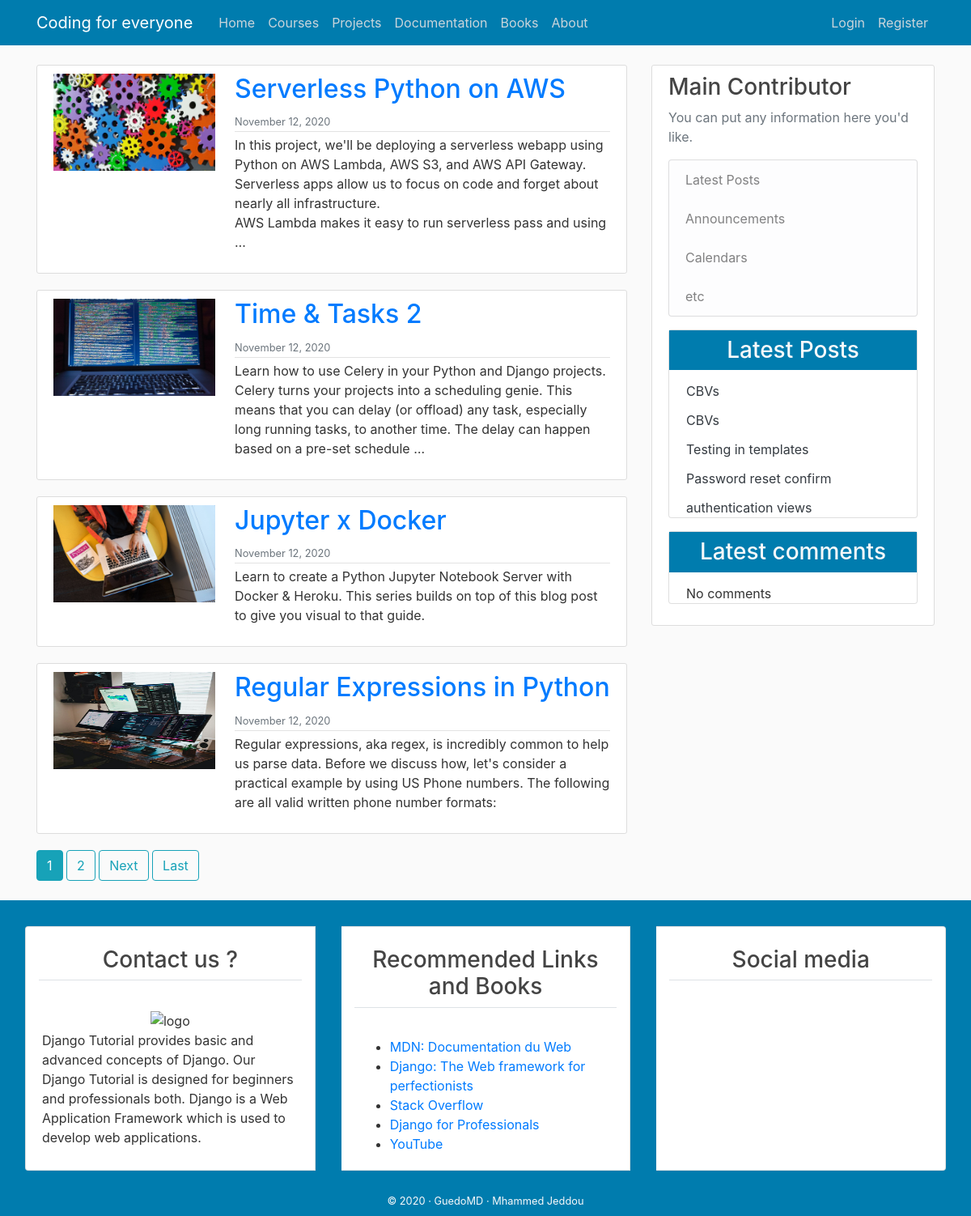
The app's page /project/ with its own data.
### blog/models.py (models this page shows, shortened)
class Project(models.Model):
    user=models.ForeignKey(User,on_delete=models.CASCADE)
    title = models.CharField(max_length=50)
    content=models.TextField()
    img=models.ImageField(upload_to='post_img/',default='post_img/default.png')
    created = models.DateTimeField(default=timezone.now())

class Post(models.Model):
    title = models.CharField(max_length=100)
    content = models.TextField()
    date_posted = models.DateTimeField(default=timezone.now)
    author = models.ForeignKey(User, on_delete=models.CASCADE)
    class Meta :
        ordering = ('-date_posted',)

### blog/views.py (the view)
# urls.py: path('project/', ProjectListView.as_view(), name='allPosts'),
class ProjectListView(ListView):
    model = Project
    template_name = 'blog/allposts.html'  # <app>/<model>_<viewtype>.html
    context_object_name = 'allposts'
    ordering = ['-created']
    paginate_by = 4

### blog/templatetags/post_tag.py (called while the page is built)
@register.inclusion_tag('blog/latest_posts.html')  #decorator
def latest_posts() : #simple python function
    context ={
        'l_posts' :Post.objects.all()[0:5]
    }
    return context

### blog/templates/blog/allposts.html (shortened to what this page needs)
{% extends "blog/base.html" %}
{% block content %}
{% for post in allposts %}
<article class="media content-section">
    <img class="custom mr-4" src="{{ post.img.url }}" alt=" logo " width="200px" height="120">
    <div class="media-body">
      <div class="article-metadata">
        <h2 > <a  class="card-title"  href="" >{{post.title}}</a> </h2>
        <small class="text-muted">{{ post.created|date:"F d, Y" }}</small>
      </div>
      <p class="article-content">{{post.content |safe|truncatewords_html:45}}</p>
    </div>
  </article>
  {% endfor %}
{% if is_paginated %}
      {% for num in page_obj.paginator.page_range %}
        {% if page_obj.number == num %}
          <a class="btn btn-info mb-4" href="?page={{ num }}">{{ num }}</a>
        {% elif num > page_obj.number|add:'-3' and num < page_obj.number|add:'3' %}
          <a class="btn btn-outline-info mb-4" href="?page={{ num }}">{{ num }}</a>
        {% endif %}
      {% endfor %}
      {% if page_obj.has_next %}
        <a class="btn btn-outline-info mb-4" href="?page={{ page_obj.next_page_number }}">Next</a>
        <a class="btn btn-outline-info mb-4" href="?page={{ page_obj.paginator.num_pages }}">Last</a>
      {% endif %}
    {% endif %}
{% endblock  %}

### blog/templates/blog/latest_posts.html
<ul class="list-group-flush latest-post">
    {% for post  in l_posts  %}
      <li class="list-group-item latest-post-item" >
           <a class="text-dark" href="{% url 'post-detail' post.pk  %}"> {{post.title}} </a>
      </li>
    {% endfor %}
</ul>

### blog/static/blog/main.css (style rules this page uses)
body { background: #fafafa; color: #333333; margin-top: 5rem; }
h1, h2, h3, h4, h5, h6 { color: #444444; }
ul { margin: 0; }
.content-section { background: #ffffff; padding: 10px 20px; border: 1px solid #dddddd; border-radius: 3px; margin-bottom: 20px; }
.article-content { white-space: pre-line; }
.article-metadata { padding-bottom: 1px; margin-bottom: 4px; border-bottom: 1px solid #e3e3e3 }

### blog/static/blog/css/main2.css (style rules this page uses)
.latest-post, .latest-comment { padding: 0 15px; }
.latest-post .latest-post-item, .latest-comment .latest-comment-item { padding: 6px; }
.latest-post li:first-child, .latest-comment li:first-child { border-top: 0; }
.latest-post li:last-child, .latest-comment li:last-child { border-bottom: 0; padding-bottom: 0; }

### records on screen
Project: img (placeholder picture), title "Serverless Python on AWS", created "November 12, 2020", content "In this project, we'll be deploying a serverless webapp using Python on AWS Lambda, AWS S3, and AWS API Gateway. Serverless apps allow us to focus on code and forget about nearly all infrastructure. AWS Lambda makes it easy to run serverless pass and using …"
Project: img (picture), title "Time & Tasks 2", created "November 12, 2020", content "Learn how to use Celery in your Python and Django projects. Celery turns your projects into a scheduling genie. This means that you can delay (or offload) any task, especially long running tasks, to another time. The delay can happen based on a pre-set schedule …"
Project: img (picture), title "Jupyter x Docker", created "November 12, 2020", content "Learn to create a Python Jupyter Notebook Server with Docker & Heroku. This series builds on top of this blog post to give you visual to that guide."
Project: img (picture), title "Regular Expressions in Python", created "November 12, 2020", content "Regular expressions, aka regex, is incredibly common to help us parse data. Before we discuss how, let's consider a practical example by using US Phone numbers. The following are all valid written phone number formats:"
Post: title "CBVs"
Post: title "CBVs"
Post: title "Testing in templates"
Post: title "Password reset confirm"
Post: title "authentication views"

### other values on screen
{{ num }} "1"
{{ num }} "2"
